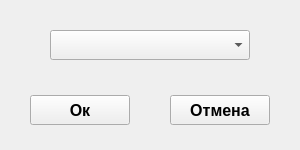
<?xml version="1.0" encoding="UTF-8"?>
<ui version="4.0">
 <class>dialogChangeBusWindow</class>
 <widget class="QWidget" name="dialogChangeBusWindow">
  <property name="geometry">
   <rect>
    <x>0</x>
    <y>0</y>
    <width>300</width>
    <height>150</height>
   </rect>
  </property>
  <property name="windowTitle">
   <string>Изменение автобуса</string>
  </property>
  <widget class="QPushButton" name="pushButton">
   <property name="geometry">
    <rect>
     <x>30</x>
     <y>95</y>
     <width>100</width>
     <height>30</height>
    </rect>
   </property>
   <property name="font">
    <font>
     <pointsize>12</pointsize>
     <bold>true</bold>
    </font>
   </property>
   <property name="text">
    <string>Ок</string>
   </property>
  </widget>
  <widget class="QPushButton" name="pushButton_2">
   <property name="geometry">
    <rect>
     <x>170</x>
     <y>95</y>
     <width>100</width>
     <height>30</height>
    </rect>
   </property>
   <property name="font">
    <font>
     <pointsize>12</pointsize>
     <bold>true</bold>
    </font>
   </property>
   <property name="text">
    <string>Отмена</string>
   </property>
  </widget>
  <widget class="QComboBox" name="comboBox">
   <property name="geometry">
    <rect>
     <x>50</x>
     <y>30</y>
     <width>200</width>
     <height>30</height>
    </rect>
   </property>
   <property name="font">
    <font>
     <pointsize>12</pointsize>
     <bold>true</bold>
    </font>
   </property>
  </widget>
 </widget>
 <resources/>
 <connections/>
</ui>
